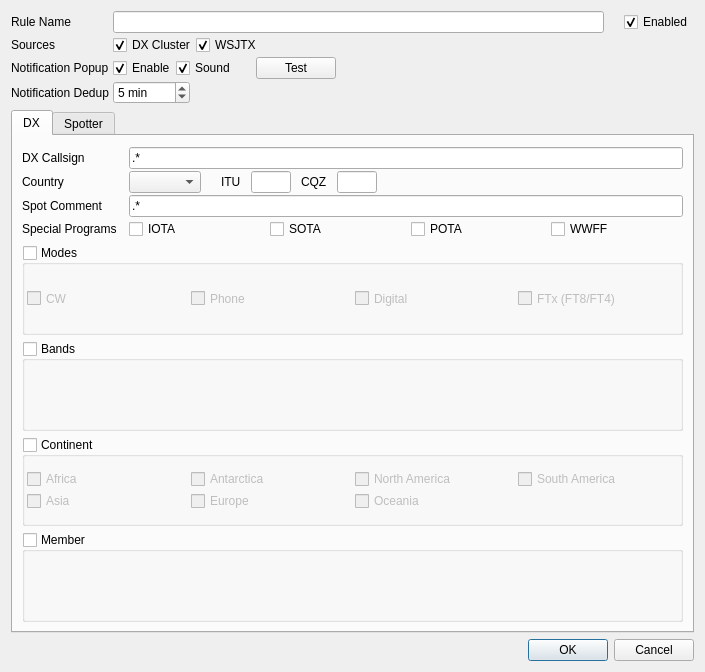
<?xml version="1.0" encoding="UTF-8"?>
<ui version="4.0">
 <class>AlertRuleDetail</class>
 <widget class="QDialog" name="AlertRuleDetail">
  <property name="geometry">
   <rect>
    <x>0</x>
    <y>0</y>
    <width>705</width>
    <height>672</height>
   </rect>
  </property>
  <property name="windowTitle">
   <string>Alert Rule Detail</string>
  </property>
  <layout class="QVBoxLayout" name="verticalLayout">
   <item>
    <layout class="QHBoxLayout" name="horizontalLayout">
     <item>
      <layout class="QFormLayout" name="formLayout">
       <property name="horizontalSpacing">
        <number>4</number>
       </property>
       <property name="verticalSpacing">
        <number>2</number>
       </property>
       <item row="0" column="0">
        <widget class="QLabel" name="ruleNameLabel">
         <property name="text">
          <string>Rule Name</string>
         </property>
        </widget>
       </item>
       <item row="0" column="1">
        <layout class="QHBoxLayout" name="horizontalLayout_3">
         <item>
          <widget class="QLineEdit" name="ruleNameEdit">
           <property name="sizePolicy">
            <sizepolicy hsizetype="Expanding" vsizetype="Fixed">
             <horstretch>0</horstretch>
             <verstretch>0</verstretch>
            </sizepolicy>
           </property>
          </widget>
         </item>
         <item>
          <spacer name="horizontalSpacer_8">
           <property name="orientation">
            <enum>Qt::Horizontal</enum>
           </property>
           <property name="sizeType">
            <enum>QSizePolicy::Maximum</enum>
           </property>
           <property name="sizeHint" stdset="0">
            <size>
             <width>20</width>
             <height>20</height>
            </size>
           </property>
          </spacer>
         </item>
         <item>
          <widget class="QCheckBox" name="ruleEnabledCheckBox">
           <property name="sizePolicy">
            <sizepolicy hsizetype="Preferred" vsizetype="Preferred">
             <horstretch>0</horstretch>
             <verstretch>0</verstretch>
            </sizepolicy>
           </property>
           <property name="text">
            <string>Enabled</string>
           </property>
           <property name="checked">
            <bool>true</bool>
           </property>
          </widget>
         </item>
        </layout>
       </item>
       <item row="1" column="0">
        <widget class="QLabel" name="sourceLabel">
         <property name="text">
          <string>Sources</string>
         </property>
        </widget>
       </item>
       <item row="1" column="1">
        <layout class="QHBoxLayout" name="horizontalLayout_2">
         <item>
          <widget class="QCheckBox" name="dxcCheckBox">
           <property name="text">
            <string>DX Cluster</string>
           </property>
           <property name="checked">
            <bool>true</bool>
           </property>
          </widget>
         </item>
         <item>
          <widget class="QCheckBox" name="wsjtxCheckBox">
           <property name="text">
            <string>WSJTX</string>
           </property>
           <property name="checked">
            <bool>true</bool>
           </property>
          </widget>
         </item>
         <item>
          <spacer name="horizontalSpacer_2">
           <property name="orientation">
            <enum>Qt::Horizontal</enum>
           </property>
           <property name="sizeHint" stdset="0">
            <size>
             <width>40</width>
             <height>20</height>
            </size>
           </property>
          </spacer>
         </item>
        </layout>
       </item>
       <item row="2" column="1">
        <layout class="QHBoxLayout" name="notificationLayout">
         <item>
          <widget class="QCheckBox" name="notificationCheckBox">
           <property name="toolTip">
            <string>Show an operating system notification when this rule matches.</string>
           </property>
           <property name="text">
            <string>Enable</string>
           </property>
           <property name="checked">
            <bool>true</bool>
           </property>
          </widget>
         </item>
         <item>
          <widget class="QCheckBox" name="notificationSoundCheckBox">
           <property name="toolTip">
            <string>Request the operating system notification sound. The operating system controls the actual sound, volume, and Do Not Disturb.</string>
           </property>
           <property name="text">
            <string>Sound</string>
           </property>
           <property name="checked">
            <bool>true</bool>
           </property>
          </widget>
         </item>
         <item>
          <spacer name="horizontalSpacer">
           <property name="orientation">
            <enum>Qt::Horizontal</enum>
           </property>
           <property name="sizeType">
            <enum>QSizePolicy::Maximum</enum>
           </property>
           <property name="sizeHint" stdset="0">
            <size>
             <width>20</width>
             <height>20</height>
            </size>
           </property>
          </spacer>
         </item>
         <item>
          <widget class="QPushButton" name="testNotificationButton">
           <property name="text">
            <string>Test</string>
           </property>
          </widget>
         </item>
         <item>
          <spacer name="horizontalSpacer_9">
           <property name="orientation">
            <enum>Qt::Horizontal</enum>
           </property>
           <property name="sizeHint" stdset="0">
            <size>
             <width>40</width>
             <height>20</height>
            </size>
           </property>
          </spacer>
         </item>
        </layout>
       </item>
       <item row="2" column="0">
        <widget class="QLabel" name="label_2">
         <property name="text">
          <string>Notification Popup</string>
         </property>
        </widget>
       </item>
       <item row="3" column="0">
        <widget class="QLabel" name="notificationRepeatLabel">
         <property name="toolTip">
          <string>Repeated spots for this callsign on the same band and mode are ignored for this time. A spot on another band or mode notifies immediately.</string>
         </property>
         <property name="text">
          <string>Notification Dedup</string>
         </property>
         <property name="buddy">
          <cstring>notificationRepeatSpinBox</cstring>
         </property>
        </widget>
       </item>
       <item row="3" column="1">
        <widget class="QSpinBox" name="notificationRepeatSpinBox">
         <property name="sizePolicy">
          <sizepolicy hsizetype="Maximum" vsizetype="Fixed">
           <horstretch>0</horstretch>
           <verstretch>0</verstretch>
          </sizepolicy>
         </property>
         <property name="toolTip">
          <string>Repeated spots for this callsign on the same band and mode are ignored for this time. A spot on another band or mode notifies immediately.</string>
         </property>
         <property name="suffix">
          <string> min</string>
         </property>
         <property name="minimum">
          <number>1</number>
         </property>
         <property name="maximum">
          <number>1440</number>
         </property>
         <property name="value">
          <number>5</number>
         </property>
        </widget>
       </item>
      </layout>
     </item>
    </layout>
   </item>
   <item>
    <widget class="QTabWidget" name="tabWidget">
     <property name="currentIndex">
      <number>0</number>
     </property>
     <property name="tabsClosable">
      <bool>false</bool>
     </property>
     <widget class="QWidget" name="dx">
      <attribute name="title">
       <string>DX</string>
      </attribute>
      <layout class="QVBoxLayout" name="verticalLayout_4">
       <item>
        <layout class="QFormLayout" name="formLayout_3">
         <property name="horizontalSpacing">
          <number>12</number>
         </property>
         <property name="verticalSpacing">
          <number>2</number>
         </property>
         <item row="0" column="0" colspan="2">
          <widget class="DxccLogStatusWidget" name="logStatusWidget" native="true"/>
         </item>
         <item row="1" column="0">
          <widget class="QLabel" name="dxCallsignLabel">
           <property name="text">
            <string>DX Callsign</string>
           </property>
          </widget>
         </item>
         <item row="1" column="1">
          <widget class="QLineEdit" name="dxCallsignEdit">
           <property name="toolTip">
            <string>Use Perl-like regular expression</string>
           </property>
           <property name="text">
            <string>.*</string>
           </property>
           <property name="placeholderText">
            <string/>
           </property>
          </widget>
         </item>
         <item row="2" column="0">
          <widget class="QLabel" name="countryLabel">
           <property name="text">
            <string>Country</string>
           </property>
          </widget>
         </item>
         <item row="2" column="1">
          <layout class="QHBoxLayout" name="horizontalLayout_4">
           <item>
            <widget class="SmartSearchBox" name="countryCombo">
             <property name="sizePolicy">
              <sizepolicy hsizetype="Maximum" vsizetype="Fixed">
               <horstretch>0</horstretch>
               <verstretch>0</verstretch>
              </sizepolicy>
             </property>
            </widget>
           </item>
           <item>
            <spacer name="horizontalSpacer_4">
             <property name="orientation">
              <enum>Qt::Horizontal</enum>
             </property>
             <property name="sizeType">
              <enum>QSizePolicy::Maximum</enum>
             </property>
             <property name="sizeHint" stdset="0">
              <size>
               <width>20</width>
               <height>20</height>
              </size>
             </property>
            </spacer>
           </item>
           <item>
            <widget class="QLabel" name="ituLabel">
             <property name="text">
              <string>ITU</string>
             </property>
            </widget>
           </item>
           <item>
            <spacer name="horizontalSpacer_5">
             <property name="orientation">
              <enum>Qt::Horizontal</enum>
             </property>
             <property name="sizeType">
              <enum>QSizePolicy::Maximum</enum>
             </property>
             <property name="sizeHint" stdset="0">
              <size>
               <width>10</width>
               <height>20</height>
              </size>
             </property>
            </spacer>
           </item>
           <item>
            <widget class="QLineEdit" name="ituEdit">
             <property name="sizePolicy">
              <sizepolicy hsizetype="Maximum" vsizetype="Fixed">
               <horstretch>0</horstretch>
               <verstretch>0</verstretch>
              </sizepolicy>
             </property>
             <property name="maximumSize">
              <size>
               <width>40</width>
               <height>16777215</height>
              </size>
             </property>
             <property name="maxLength">
              <number>2</number>
             </property>
            </widget>
           </item>
           <item>
            <spacer name="horizontalSpacer_7">
             <property name="orientation">
              <enum>Qt::Horizontal</enum>
             </property>
             <property name="sizeType">
              <enum>QSizePolicy::Maximum</enum>
             </property>
             <property name="sizeHint" stdset="0">
              <size>
               <width>10</width>
               <height>20</height>
              </size>
             </property>
            </spacer>
           </item>
           <item>
            <widget class="QLabel" name="cqzLabel">
             <property name="text">
              <string>CQZ</string>
             </property>
            </widget>
           </item>
           <item>
            <spacer name="horizontalSpacer_6">
             <property name="orientation">
              <enum>Qt::Horizontal</enum>
             </property>
             <property name="sizeType">
              <enum>QSizePolicy::Maximum</enum>
             </property>
             <property name="sizeHint" stdset="0">
              <size>
               <width>10</width>
               <height>20</height>
              </size>
             </property>
            </spacer>
           </item>
           <item>
            <widget class="QLineEdit" name="cqzEdit">
             <property name="sizePolicy">
              <sizepolicy hsizetype="Maximum" vsizetype="Fixed">
               <horstretch>0</horstretch>
               <verstretch>0</verstretch>
              </sizepolicy>
             </property>
             <property name="maximumSize">
              <size>
               <width>40</width>
               <height>16777215</height>
              </size>
             </property>
             <property name="maxLength">
              <number>2</number>
             </property>
            </widget>
           </item>
           <item>
            <spacer name="horizontalSpacer_3">
             <property name="orientation">
              <enum>Qt::Horizontal</enum>
             </property>
             <property name="sizeHint" stdset="0">
              <size>
               <width>40</width>
               <height>20</height>
              </size>
             </property>
            </spacer>
           </item>
          </layout>
         </item>
         <item row="3" column="0">
          <widget class="QLabel" name="spotCommentLabel">
           <property name="text">
            <string>Spot Comment</string>
           </property>
          </widget>
         </item>
         <item row="3" column="1">
          <widget class="QLineEdit" name="spotCommentEdit">
           <property name="toolTip">
            <string>Use Perl-like regular expression</string>
           </property>
           <property name="text">
            <string>.*</string>
           </property>
           <property name="placeholderText">
            <string/>
           </property>
          </widget>
         </item>
         <item row="4" column="0">
          <widget class="QLabel" name="label">
           <property name="text">
            <string>Special Programs</string>
           </property>
          </widget>
         </item>
         <item row="4" column="1">
          <layout class="QHBoxLayout" name="horizontalLayout_5">
           <property name="spacing">
            <number>9</number>
           </property>
           <item>
            <widget class="QCheckBox" name="iotaCheckbox">
             <property name="text">
              <string>IOTA</string>
             </property>
            </widget>
           </item>
           <item>
            <widget class="QCheckBox" name="sotaCheckbox">
             <property name="text">
              <string>SOTA</string>
             </property>
            </widget>
           </item>
           <item>
            <widget class="QCheckBox" name="potaCheckbox">
             <property name="text">
              <string>POTA</string>
             </property>
            </widget>
           </item>
           <item>
            <widget class="QCheckBox" name="wwffCheckbox">
             <property name="text">
              <string>WWFF</string>
             </property>
            </widget>
           </item>
          </layout>
         </item>
        </layout>
       </item>
       <item>
        <widget class="QGroupBox" name="modes">
         <property name="sizePolicy">
          <sizepolicy hsizetype="Preferred" vsizetype="Preferred">
           <horstretch>0</horstretch>
           <verstretch>0</verstretch>
          </sizepolicy>
         </property>
         <property name="title">
          <string>Modes</string>
         </property>
         <property name="checkable">
          <bool>true</bool>
         </property>
         <property name="checked">
          <bool>false</bool>
         </property>
         <layout class="QVBoxLayout" name="verticalLayout_2">
          <property name="spacing">
           <number>2</number>
          </property>
          <property name="leftMargin">
           <number>2</number>
          </property>
          <property name="topMargin">
           <number>2</number>
          </property>
          <property name="rightMargin">
           <number>2</number>
          </property>
          <property name="bottomMargin">
           <number>2</number>
          </property>
          <item>
           <layout class="QGridLayout" name="modes_group">
            <property name="horizontalSpacing">
             <number>4</number>
            </property>
            <property name="verticalSpacing">
             <number>2</number>
            </property>
            <item row="0" column="3">
             <widget class="QCheckBox" name="ftxcheckbox">
              <property name="sizePolicy">
               <sizepolicy hsizetype="Expanding" vsizetype="Preferred">
                <horstretch>0</horstretch>
                <verstretch>0</verstretch>
               </sizepolicy>
              </property>
              <property name="text">
               <string>FTx (FT8/FT4)</string>
              </property>
             </widget>
            </item>
            <item row="0" column="2">
             <widget class="QCheckBox" name="digitalcheckbox">
              <property name="sizePolicy">
               <sizepolicy hsizetype="Expanding" vsizetype="Preferred">
                <horstretch>0</horstretch>
                <verstretch>0</verstretch>
               </sizepolicy>
              </property>
              <property name="text">
               <string>Digital</string>
              </property>
             </widget>
            </item>
            <item row="0" column="1">
             <widget class="QCheckBox" name="phonecheckbox">
              <property name="sizePolicy">
               <sizepolicy hsizetype="Expanding" vsizetype="Preferred">
                <horstretch>0</horstretch>
                <verstretch>0</verstretch>
               </sizepolicy>
              </property>
              <property name="text">
               <string>Phone</string>
              </property>
             </widget>
            </item>
            <item row="0" column="0">
             <widget class="QCheckBox" name="cwcheckbox">
              <property name="sizePolicy">
               <sizepolicy hsizetype="Expanding" vsizetype="Preferred">
                <horstretch>0</horstretch>
                <verstretch>0</verstretch>
               </sizepolicy>
              </property>
              <property name="text">
               <string>CW</string>
              </property>
             </widget>
            </item>
           </layout>
          </item>
         </layout>
        </widget>
       </item>
       <item>
        <widget class="QGroupBox" name="bands">
         <property name="title">
          <string>Bands</string>
         </property>
         <property name="checkable">
          <bool>true</bool>
         </property>
         <property name="checked">
          <bool>false</bool>
         </property>
         <layout class="QVBoxLayout" name="verticalLayout_6">
          <property name="spacing">
           <number>2</number>
          </property>
          <property name="leftMargin">
           <number>2</number>
          </property>
          <property name="topMargin">
           <number>2</number>
          </property>
          <property name="rightMargin">
           <number>2</number>
          </property>
          <property name="bottomMargin">
           <number>2</number>
          </property>
          <item>
           <layout class="QGridLayout" name="band_group">
            <property name="horizontalSpacing">
             <number>4</number>
            </property>
            <property name="verticalSpacing">
             <number>2</number>
            </property>
           </layout>
          </item>
         </layout>
        </widget>
       </item>
       <item>
        <widget class="QGroupBox" name="continent">
         <property name="title">
          <string>Continent</string>
         </property>
         <property name="checkable">
          <bool>true</bool>
         </property>
         <property name="checked">
          <bool>false</bool>
         </property>
         <layout class="QVBoxLayout" name="verticalLayout_3">
          <property name="spacing">
           <number>2</number>
          </property>
          <property name="leftMargin">
           <number>2</number>
          </property>
          <property name="topMargin">
           <number>2</number>
          </property>
          <property name="rightMargin">
           <number>2</number>
          </property>
          <property name="bottomMargin">
           <number>2</number>
          </property>
          <item>
           <layout class="QGridLayout" name="cont_group">
            <property name="horizontalSpacing">
             <number>4</number>
            </property>
            <property name="verticalSpacing">
             <number>2</number>
            </property>
            <item row="0" column="3">
             <widget class="QCheckBox" name="sacheckbox">
              <property name="text">
               <string>South America</string>
              </property>
             </widget>
            </item>
            <item row="0" column="1">
             <widget class="QCheckBox" name="ancheckbox">
              <property name="text">
               <string>Antarctica</string>
              </property>
             </widget>
            </item>
            <item row="0" column="2">
             <widget class="QCheckBox" name="nacheckbox">
              <property name="text">
               <string>North America</string>
              </property>
             </widget>
            </item>
            <item row="1" column="2">
             <widget class="QCheckBox" name="occheckbox">
              <property name="text">
               <string>Oceania</string>
              </property>
             </widget>
            </item>
            <item row="1" column="0">
             <widget class="QCheckBox" name="ascheckbox">
              <property name="text">
               <string>Asia</string>
              </property>
             </widget>
            </item>
            <item row="1" column="1">
             <widget class="QCheckBox" name="eucheckbox">
              <property name="text">
               <string>Europe</string>
              </property>
             </widget>
            </item>
            <item row="0" column="0">
             <widget class="QCheckBox" name="afcheckbox">
              <property name="text">
               <string>Africa</string>
              </property>
             </widget>
            </item>
           </layout>
          </item>
         </layout>
        </widget>
       </item>
       <item>
        <widget class="QGroupBox" name="memberGroupBox">
         <property name="title">
          <string>Member</string>
         </property>
         <property name="checkable">
          <bool>true</bool>
         </property>
         <property name="checked">
          <bool>false</bool>
         </property>
         <layout class="QVBoxLayout" name="verticalLayout_8">
          <property name="spacing">
           <number>2</number>
          </property>
          <property name="leftMargin">
           <number>2</number>
          </property>
          <property name="topMargin">
           <number>2</number>
          </property>
          <property name="rightMargin">
           <number>2</number>
          </property>
          <property name="bottomMargin">
           <number>2</number>
          </property>
          <item>
           <layout class="QGridLayout" name="dxMemberGrid">
            <property name="horizontalSpacing">
             <number>4</number>
            </property>
            <property name="verticalSpacing">
             <number>2</number>
            </property>
           </layout>
          </item>
         </layout>
        </widget>
       </item>
      </layout>
     </widget>
     <widget class="QWidget" name="Spotter">
      <attribute name="title">
       <string>Spotter</string>
      </attribute>
      <layout class="QVBoxLayout" name="verticalLayout_7">
       <item>
        <layout class="QFormLayout" name="formLayout_4">
         <item row="0" column="0">
          <widget class="QLabel" name="spotterCountry">
           <property name="text">
            <string>Country</string>
           </property>
          </widget>
         </item>
         <item row="0" column="1">
          <widget class="SmartSearchBox" name="spotterCountryCombo">
           <property name="sizePolicy">
            <sizepolicy hsizetype="Maximum" vsizetype="Fixed">
             <horstretch>0</horstretch>
             <verstretch>0</verstretch>
            </sizepolicy>
           </property>
          </widget>
         </item>
        </layout>
       </item>
       <item>
        <widget class="QGroupBox" name="continent_spotter">
         <property name="title">
          <string>Continent</string>
         </property>
         <property name="checkable">
          <bool>true</bool>
         </property>
         <property name="checked">
          <bool>false</bool>
         </property>
         <layout class="QVBoxLayout" name="verticalLayout_5">
          <item>
           <layout class="QGridLayout" name="cont_group_spotter">
            <item row="0" column="1">
             <widget class="QCheckBox" name="ancheckbox_spotter">
              <property name="text">
               <string>Antarctica</string>
              </property>
              <property name="checked">
               <bool>false</bool>
              </property>
             </widget>
            </item>
            <item row="1" column="0">
             <widget class="QCheckBox" name="ascheckbox_spotter">
              <property name="text">
               <string>Asia</string>
              </property>
              <property name="checked">
               <bool>false</bool>
              </property>
             </widget>
            </item>
            <item row="1" column="1">
             <widget class="QCheckBox" name="eucheckbox_spotter">
              <property name="text">
               <string>Europe</string>
              </property>
              <property name="checked">
               <bool>false</bool>
              </property>
             </widget>
            </item>
            <item row="0" column="0">
             <widget class="QCheckBox" name="afcheckbox_spotter">
              <property name="text">
               <string>Africa</string>
              </property>
              <property name="checked">
               <bool>false</bool>
              </property>
             </widget>
            </item>
            <item row="0" column="2">
             <widget class="QCheckBox" name="nacheckbox_spotter">
              <property name="text">
               <string>North America</string>
              </property>
              <property name="checked">
               <bool>false</bool>
              </property>
             </widget>
            </item>
            <item row="1" column="2">
             <widget class="QCheckBox" name="occheckbox_spotter">
              <property name="text">
               <string>Oceania</string>
              </property>
              <property name="checked">
               <bool>false</bool>
              </property>
             </widget>
            </item>
            <item row="0" column="3">
             <widget class="QCheckBox" name="sacheckbox_spotter">
              <property name="text">
               <string>South America</string>
              </property>
              <property name="checked">
               <bool>false</bool>
              </property>
             </widget>
            </item>
           </layout>
          </item>
         </layout>
        </widget>
       </item>
       <item>
        <spacer name="verticalSpacer_3">
         <property name="orientation">
          <enum>Qt::Vertical</enum>
         </property>
         <property name="sizeHint" stdset="0">
          <size>
           <width>20</width>
           <height>40</height>
          </size>
         </property>
        </spacer>
       </item>
      </layout>
     </widget>
    </widget>
   </item>
   <item>
    <widget class="QDialogButtonBox" name="buttonBox">
     <property name="orientation">
      <enum>Qt::Horizontal</enum>
     </property>
     <property name="standardButtons">
      <set>QDialogButtonBox::Cancel|QDialogButtonBox::Ok</set>
     </property>
    </widget>
   </item>
  </layout>
 </widget>
 <customwidgets>
  <customwidget>
   <class>SmartSearchBox</class>
   <extends>QComboBox</extends>
   <header>ui/component/SmartSearchBox.h</header>
  </customwidget>
  <customwidget>
   <class>DxccLogStatusWidget</class>
   <extends>QWidget</extends>
   <header>ui/component/DxccLogStatusWidget.h</header>
  </customwidget>
 </customwidgets>
 <tabstops>
  <tabstop>ruleNameEdit</tabstop>
  <tabstop>ruleEnabledCheckBox</tabstop>
  <tabstop>dxcCheckBox</tabstop>
  <tabstop>wsjtxCheckBox</tabstop>
  <tabstop>notificationCheckBox</tabstop>
  <tabstop>notificationSoundCheckBox</tabstop>
  <tabstop>testNotificationButton</tabstop>
  <tabstop>tabWidget</tabstop>
  <tabstop>logStatusWidget</tabstop>
  <tabstop>dxCallsignEdit</tabstop>
  <tabstop>countryCombo</tabstop>
  <tabstop>ituEdit</tabstop>
  <tabstop>cqzEdit</tabstop>
  <tabstop>spotCommentEdit</tabstop>
  <tabstop>iotaCheckbox</tabstop>
  <tabstop>sotaCheckbox</tabstop>
  <tabstop>potaCheckbox</tabstop>
  <tabstop>wwffCheckbox</tabstop>
  <tabstop>modes</tabstop>
  <tabstop>cwcheckbox</tabstop>
  <tabstop>phonecheckbox</tabstop>
  <tabstop>digitalcheckbox</tabstop>
  <tabstop>ftxcheckbox</tabstop>
  <tabstop>bands</tabstop>
  <tabstop>continent</tabstop>
  <tabstop>afcheckbox</tabstop>
  <tabstop>ancheckbox</tabstop>
  <tabstop>nacheckbox</tabstop>
  <tabstop>sacheckbox</tabstop>
  <tabstop>ascheckbox</tabstop>
  <tabstop>eucheckbox</tabstop>
  <tabstop>occheckbox</tabstop>
  <tabstop>memberGroupBox</tabstop>
  <tabstop>spotterCountryCombo</tabstop>
  <tabstop>continent_spotter</tabstop>
  <tabstop>afcheckbox_spotter</tabstop>
  <tabstop>ancheckbox_spotter</tabstop>
  <tabstop>nacheckbox_spotter</tabstop>
  <tabstop>sacheckbox_spotter</tabstop>
  <tabstop>ascheckbox_spotter</tabstop>
  <tabstop>eucheckbox_spotter</tabstop>
  <tabstop>occheckbox_spotter</tabstop>
 </tabstops>
 <resources/>
 <connections>
  <connection>
   <sender>notificationCheckBox</sender>
   <signal>toggled(bool)</signal>
   <receiver>notificationSoundCheckBox</receiver>
   <slot>setEnabled(bool)</slot>
   <hints>
    <hint type="sourcelabel">
     <x>20</x>
     <y>20</y>
    </hint>
    <hint type="destinationlabel">
     <x>20</x>
     <y>20</y>
    </hint>
   </hints>
  </connection>
  <connection>
   <sender>notificationCheckBox</sender>
   <signal>toggled(bool)</signal>
   <receiver>testNotificationButton</receiver>
   <slot>setEnabled(bool)</slot>
   <hints>
    <hint type="sourcelabel">
     <x>20</x>
     <y>20</y>
    </hint>
    <hint type="destinationlabel">
     <x>20</x>
     <y>20</y>
    </hint>
   </hints>
  </connection>
  <connection>
   <sender>notificationCheckBox</sender>
   <signal>toggled(bool)</signal>
   <receiver>notificationRepeatLabel</receiver>
   <slot>setEnabled(bool)</slot>
   <hints>
    <hint type="sourcelabel">
     <x>20</x>
     <y>20</y>
    </hint>
    <hint type="destinationlabel">
     <x>20</x>
     <y>20</y>
    </hint>
   </hints>
  </connection>
  <connection>
   <sender>notificationCheckBox</sender>
   <signal>toggled(bool)</signal>
   <receiver>notificationRepeatSpinBox</receiver>
   <slot>setEnabled(bool)</slot>
   <hints>
    <hint type="sourcelabel">
     <x>20</x>
     <y>20</y>
    </hint>
    <hint type="destinationlabel">
     <x>20</x>
     <y>20</y>
    </hint>
   </hints>
  </connection>
  <connection>
   <sender>testNotificationButton</sender>
   <signal>clicked()</signal>
   <receiver>AlertRuleDetail</receiver>
   <slot>testNotification()</slot>
   <hints>
    <hint type="sourcelabel">
     <x>20</x>
     <y>20</y>
    </hint>
    <hint type="destinationlabel">
     <x>20</x>
     <y>20</y>
    </hint>
   </hints>
  </connection>
  <connection>
   <sender>buttonBox</sender>
   <signal>accepted()</signal>
   <receiver>AlertRuleDetail</receiver>
   <slot>save()</slot>
   <hints>
    <hint type="sourcelabel">
     <x>257</x>
     <y>610</y>
    </hint>
    <hint type="destinationlabel">
     <x>157</x>
     <y>274</y>
    </hint>
   </hints>
  </connection>
  <connection>
   <sender>buttonBox</sender>
   <signal>rejected()</signal>
   <receiver>AlertRuleDetail</receiver>
   <slot>reject()</slot>
   <hints>
    <hint type="sourcelabel">
     <x>325</x>
     <y>610</y>
    </hint>
    <hint type="destinationlabel">
     <x>286</x>
     <y>274</y>
    </hint>
   </hints>
  </connection>
  <connection>
   <sender>ruleNameEdit</sender>
   <signal>textChanged(QString)</signal>
   <receiver>AlertRuleDetail</receiver>
   <slot>ruleNameChanged(QString)</slot>
   <hints>
    <hint type="sourcelabel">
     <x>195</x>
     <y>23</y>
    </hint>
    <hint type="destinationlabel">
     <x>178</x>
     <y>309</y>
    </hint>
   </hints>
  </connection>
  <connection>
   <sender>dxCallsignEdit</sender>
   <signal>textChanged(QString)</signal>
   <receiver>AlertRuleDetail</receiver>
   <slot>callsignChanged(QString)</slot>
   <hints>
    <hint type="sourcelabel">
     <x>232</x>
     <y>149</y>
    </hint>
    <hint type="destinationlabel">
     <x>178</x>
     <y>309</y>
    </hint>
   </hints>
  </connection>
  <connection>
   <sender>spotCommentEdit</sender>
   <signal>textChanged(QString)</signal>
   <receiver>AlertRuleDetail</receiver>
   <slot>spotCommentChanged(QString)</slot>
   <hints>
    <hint type="sourcelabel">
     <x>232</x>
     <y>242</y>
    </hint>
    <hint type="destinationlabel">
     <x>178</x>
     <y>309</y>
    </hint>
   </hints>
  </connection>
 </connections>
 <slots>
  <slot>save()</slot>
  <slot>ruleNameChanged(QString)</slot>
  <slot>callsignChanged(QString)</slot>
  <slot>spotCommentChanged(QString)</slot>
  <slot>testNotification()</slot>
 </slots>
</ui>
